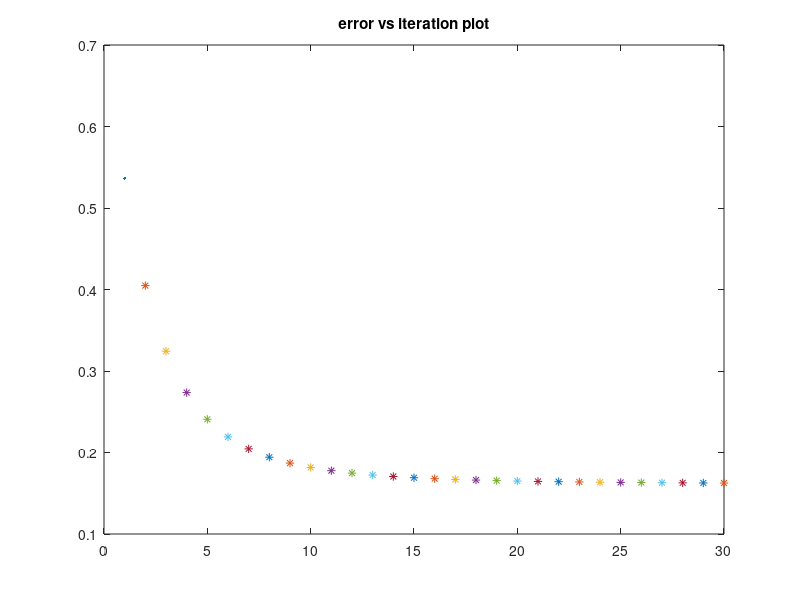

This chart was generated by the following MATLAB code:
clear all;
close all;
iteration=30;
A=load('Matrix_A.dat');
W=load('Matrix_W.dat');
H=ones(2,150);
H1=zeros(2,150,iteration);
error=zeros(iteration);
H1(:,:,1)=H.*((W'*A)./(W'*W*H));
error(1)=norm((A-W*H1(:,:,1)),'fro')/sqrt(4*150);
figure;
plot(1,error(1));
hold on;
for i=2:iteration
    H1(:,:,i)=H1(:,:,i-1).*((W'*A)./(W'*W*H1(:,:,i-1)));
    error(i)=norm((A-W*H1(:,:,i)),'fro')/sqrt(4*150);
    plot(i,error(i),'*');
    hold on;
end
title('error vs iteration plot');